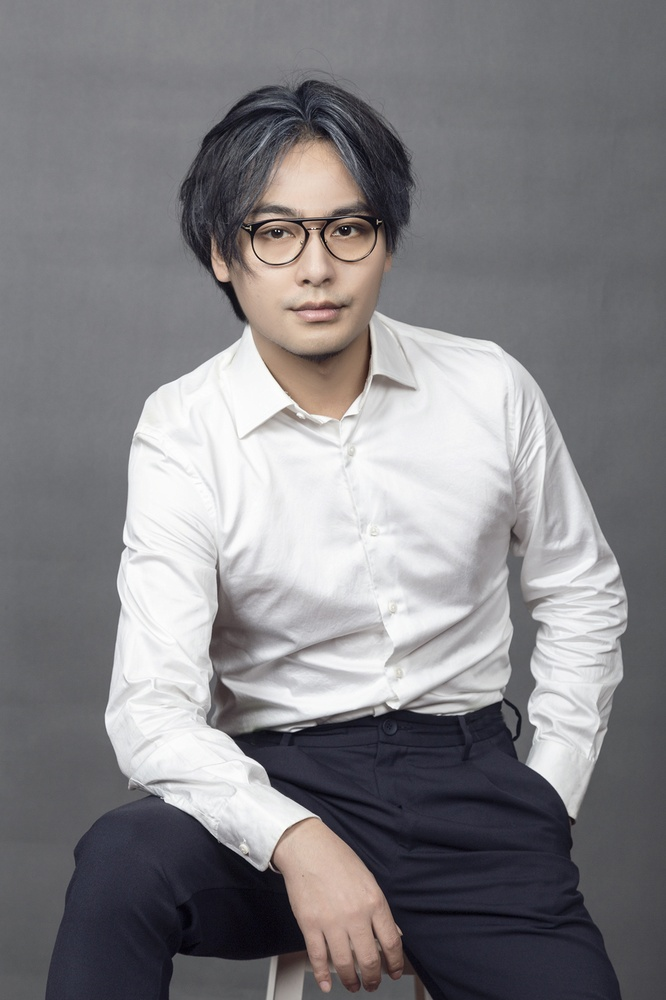
#> input picture hm_3/hw3Pic.jpg, 666 x 1000 px, shrunk from 1181 x 1772 before the run
$ jupyter execute hw3.ipynb
#> lines starting #> are read from the running program, lines starting #| are printed output that depends on the picture
[cell 1]
import numpy as np
import cv2
import math
from matplotlib import pyplot as plt

[cell 2]
img = cv2.imread("hw3Pic.jpg",0)
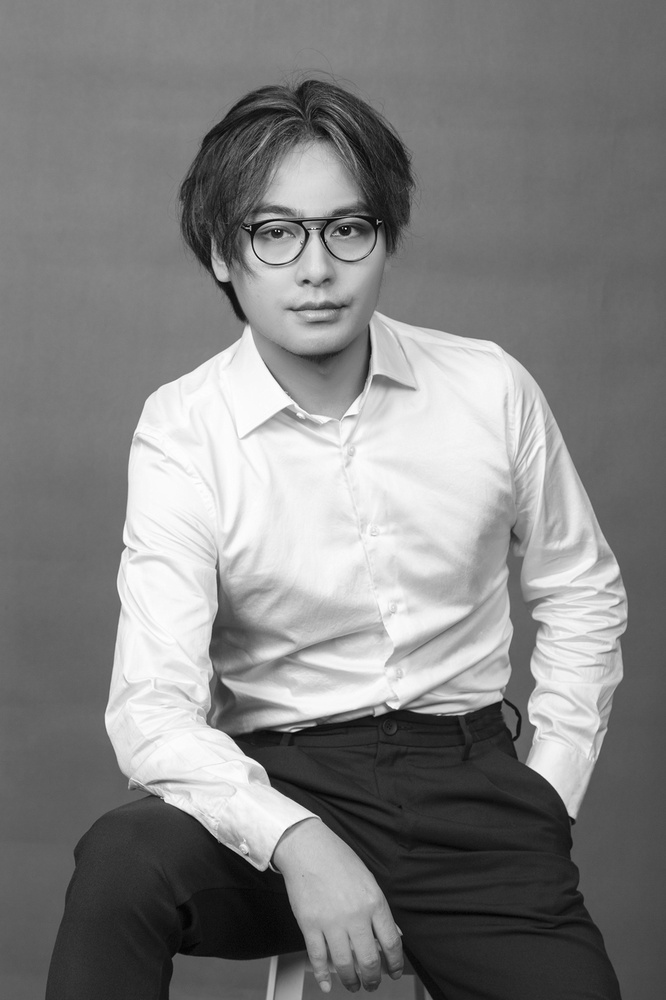
#> img: shape (1000, 666); min 0, max 255, mean 129.6
dft = cv2.dft(np.float32(img),flags = cv2.DFT_COMPLEX_OUTPUT)
dft_shift = np.fft.fftshift(dft)
magn = cv2.magnitude(dft_shift[:,:,0],dft_shift[:,:,1])
magnitude_s = 255*np.log(1+magn)/np.log(np.max(magn))
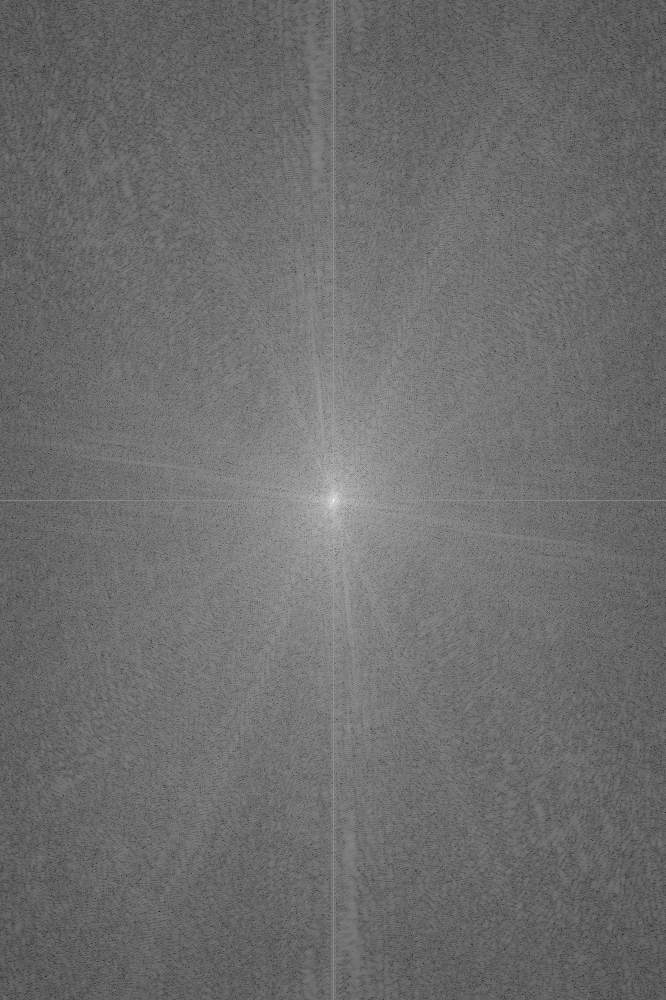
#> magnitude_s: shape (1000, 666) float32; min 19.51, max 255, mean 109.8
dftShift_Magn1 = dft_shift.copy()
dftShift_phase0 = dft_shift.copy()

for y in range(dft_shift.shape[0]):
    for x in range(dft_shift.shape[1]):
        a = dft_shift[y][x][0]
        b = dft_shift[y][x][1]

        theta = math.atan2(b,a)
        dftShift_phase0[y][x][0] = math.cos(theta)
        dftShift_phase0[y][x][1] = math.sin(theta)

        dftShift_Magn1[y][x][0] = math.sqrt(a*a+b*b)
        dftShift_Magn1[y][x][1] = 0

idft = np.fft.ifftshift(dft_shift)
ifimg = cv2.idft(idft)
ifimg = cv2.magnitude(ifimg[:,:,0],ifimg[:,:,1])

idft_phase0 = np.fft.ifftshift(dftShift_phase0)
ifimg_phase0 = cv2.idft(idft_phase0)
ifimg_phase0 = cv2.magnitude(ifimg_phase0[:,:,0],ifimg_phase0[:,:,1])
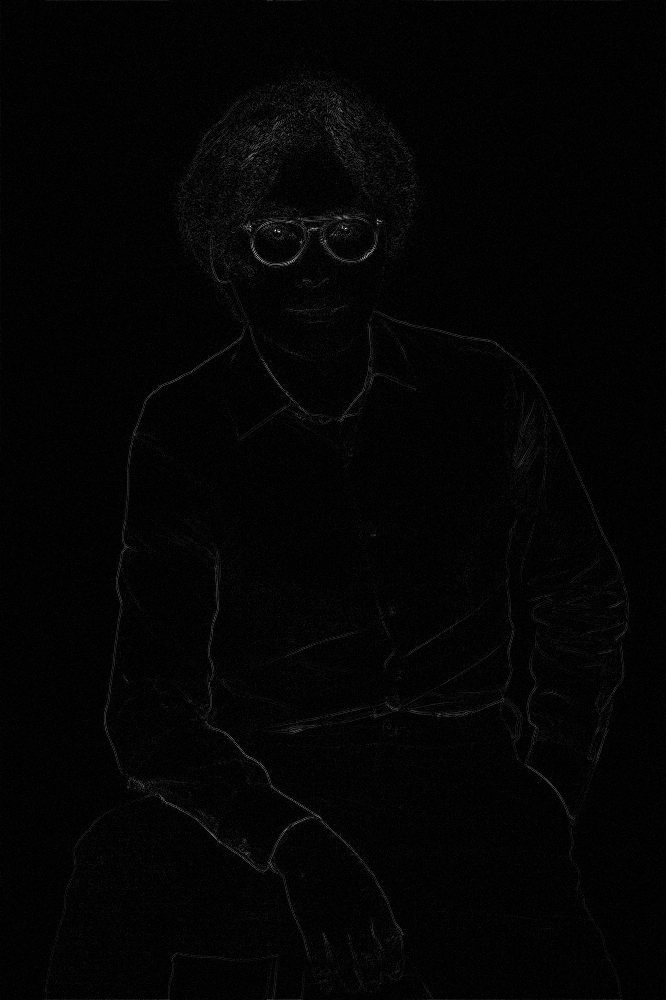
#> ifimg_phase0: shape (1000, 666) float32; min 0.000562, max 27795.1, mean 476; drawn with min black and max white

idft_Magn1 = np.fft.ifftshift(dftShift_Magn1)
ifimg_Magn1 = cv2.idft(idft_Magn1)
magn_Magn1 = cv2.magnitude(ifimg_Magn1[:,:,0],ifimg_Magn1[:,:,1])
ifimg_Magn1 = 255 * np.log(1 + magn_Magn1) / np.log(np.max(magn_Magn1))
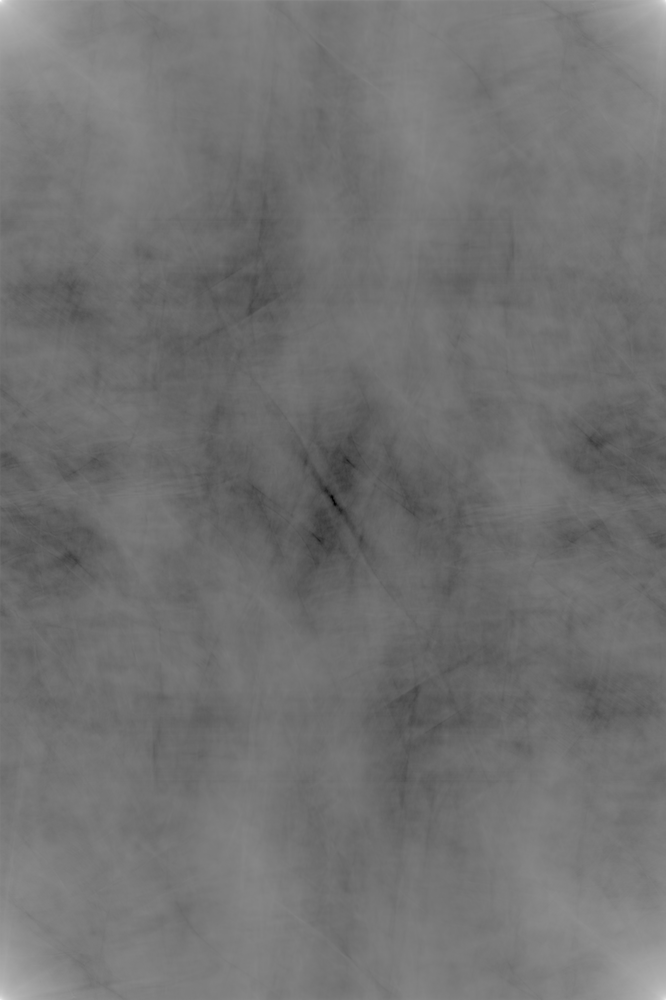
#> ifimg_Magn1: shape (1000, 666) float32; min 172.3, max 255, mean 209.2; drawn with min black and max white

[cell 3]
plt.figure(figsize=(16,5))
plt.subplot(141),plt.imshow(magnitude_s, cmap = 'gray')
plt.xticks([]), plt.yticks([])
plt.subplot(142),plt.imshow(ifimg, cmap = 'gray')
plt.xticks([]), plt.yticks([])
plt.subplot(143),plt.imshow(ifimg_phase0, cmap = 'gray')
plt.xticks([]), plt.yticks([])
plt.subplot(144),plt.imshow(ifimg_Magn1, cmap = 'gray')
plt.xticks([]), plt.yticks([])
plt.show()
